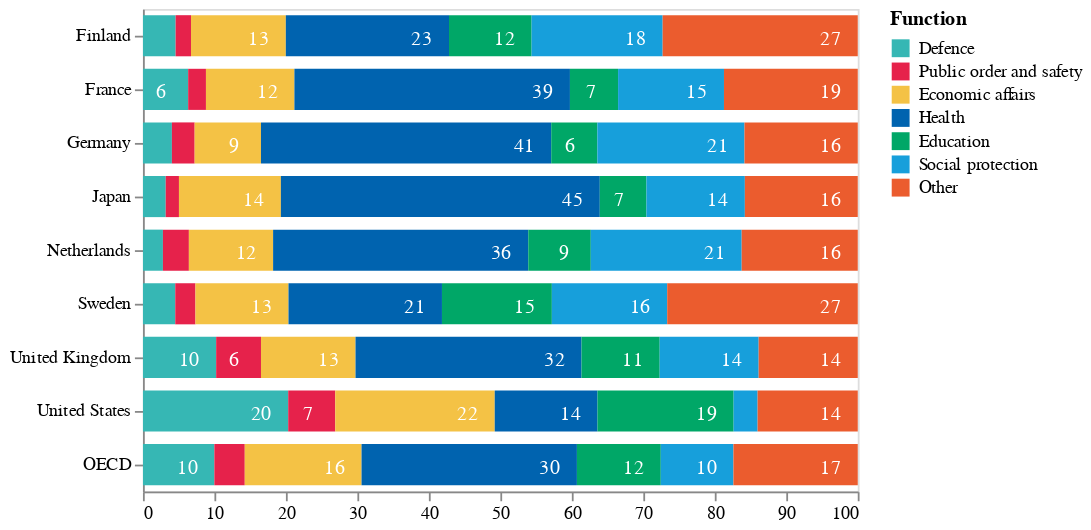

Notebook source saved alongside this figure:
### Markdown cell above
With explicit groupby

### Code cell
bars = (
    alt.Chart(df)
    .mark_bar(size=23)
    .encode(
        x=alt.X(
            "SAmmount:Q",
            stack="zero",
            axis=alt.Axis(grid=False, title=""),
            scale=alt.Scale(domain=[0, 100]),
        ),
        y=alt.Y("Country:N", sort=[], axis=alt.Axis(grid=False, title="")),
        color=alt.Color(
            "Function",
            scale=alt.Scale(domain=df["Function"].unique(), range=category_color),
        ),
        order="Country",
    )
)
text = (
    alt.Chart(df)
    .mark_text(dx=-15, dy=2, color="white")
    .encode(
        x=alt.X("SAmmount:Q", stack="zero"),
        y=alt.Y("Country:N", sort=[]),
        detail="Function:N",
        text=alt.Text("SAmmount:Q", format=".0f"),
        order="Country",
        color=alt.condition(
            datum.SAmmount < 6,
            alt.ColorValue(None),
            alt.ColorValue("white"),
        ),
    )
)

layer1 = (
    (bars + text)
    .properties(height=alt.Step(30))
    .transform_aggregate(SAmmount="sum(Ammount)", groupby=["Country", "Function"])
)
# layer1.save("visualisation/" + f + ".json")
layer1

### Figure 1 — Vega-Lite specification as saved in the notebook (floating-point values rounded to 4 significant figures)
{"config": {"view": {"continuousWidth": 400, "continuousHeight": 300}}, "layer": [{"mark": {"type": "bar", "size": 23}, "encoding": {"color": {"type": "nominal", "field": "Function", "scale": {"domain": ["Defence", "Public order and safety", "Economic affairs", "Health", "Education", "Social protection", "Other"], "range": ["#36B7B4", "#E6224B", "#F4C245", "#0063AF", "#00A767", "#179FDB", "#EB5C2E"]}}, "order": {"type": "nominal", "field": "Country"}, "x": {"type": "quantitative", "axis": {"grid": false, "title": ""}, "field": "SAmmount", "scale": {"domain": [0, 100]}, "stack": "zero"}, "y": {"type": "nominal", "axis": {"grid": false, "title": ""}, "field": "Country", "sort": []}}}, {"mark": {"type": "text", "color": "white", "dx": -15, "dy": 2}, "encoding": {"color": {"condition": {"value": null, "test": "(datum.SAmmount < 6)"}, "value": "white"}, "detail": {"type": "nominal", "field": "Function"}, "order": {"type": "nominal", "field": "Country"}, "text": {"type": "quantitative", "field": "SAmmount", "format": ".0f"}, "x": {"type": "quantitative", "field": "SAmmount", "stack": "zero"}, "y": {"type": "nominal", "field": "Country", "sort": []}}}], "data": {"name": "data-38cec76bd7d5e53a2f15965c9aa6bb78"}, "height": {"step": 30}, "transform": [{"aggregate": [{"op": "sum", "field": "Ammount", "as": "SAmmount"}], "groupby": ["Country", "Function"]}], "$schema": "https://vega.github.io/schema/vega-lite/v4.8.1.json", "datasets": {"data-38cec76bd7d5e53a2f15965c9aa6bb78": [{"Country": "Finland", "Function": "Defence", "Ammount": 4.568}, {"Country": "Finland", "Function": "Public order and safety", "Ammount": 2.151}, {"Country": "Finland", "Function": "Economic affairs", "Ammount": 13.27}, {"Country": "Finland", "Function": "Health", "Ammount": 22.83}, {"Country": "Finland", "Function": "Education", "Ammount": 11.56}, {"Country": "Finland", "Function": "Social protection", "Ammount": 18.33}, {"Country": "Finland", "Function": "Other", "Ammount": 27.3}, {"Country": "France", "Function": "Defence", "Ammount": 6.323}, {"Country": "France", "Function": "Public order and safety", "Ammount": 2.489}, {"Country": "France", "Function": "Economic affairs", "Ammount": 12.38}, {"Country": "France", "Function": "Health", "Ammount": 38.55}, {"Country": "France", "Function": "Education", "Ammount": 6.735}, {"Country": "France", "Function": "Social protection", "Ammount": 14.81}, {"Country": "France", "Function": "Other", "Ammount": 18.72}, {"Country": "Germany", "Function": "Defence", "Ammount": 4.048}, {"Country": "Germany", "Function": "Public order and safety", "Ammount": 3.182}, {"Country": "Germany", "Function": "Economic affairs", "Ammount": 9.28}, {"Country": "Germany", "Function": "Health", "Ammount": 40.61}, {"Country": "Germany", "Function": "Education", "Ammount": 6.454}, {"Country": "Germany", "Function": "Social protection", "Ammount": 20.58}, {"Country": "Germany", "Function": "Other", "Ammount": 15.85}, {"Country": "Japan", "Function": "Defence", "Ammount": 3.183}, {"Country": "Japan", "Function": "Public order and safety", "Ammount": 1.852}, {"Country": "Japan", "Function": "Economic affairs", "Ammount": 14.26}, {"Country": "Japan", "Function": "Health", "Ammount": 44.62}, {"Country": "Japan", "Function": "Education", "Ammount": 6.525}, {"Country": "Japan", "Function": "Social protection", "Ammount": 13.77}, {"Country": "Japan", "Function": "Other", "Ammount": 15.79}, {"Country": "Netherlands", "Function": "Defence", "Ammount": 2.793}, {"Country": "Netherlands", "Function": "Public order and safety", "Ammount": 3.632}, {"Country": "Netherlands", "Function": "Economic affairs", "Ammount": 11.78}, {"Country": "Netherlands", "Function": "Health", "Ammount": 35.7}, {"Country": "Netherlands", "Function": "Education", "Ammount": 8.746}, {"Country": "Netherlands", "Function": "Social protection", "Ammount": 21.11}, {"Country": "Netherlands", "Function": "Other", "Ammount": 16.24}, {"Country": "Sweden", "Function": "Defence", "Ammount": 4.519}, {"Country": "Sweden", "Function": "Public order and safety", "Ammount": 2.823}, {"Country": "Sweden", "Function": "Economic affairs", "Ammount": 13.02}, {"Country": "Sweden", "Function": "Health", "Ammount": 21.47}, {"Country": "Sweden", "Function": "Education", "Ammount": 15.37}, {"Country": "Sweden", "Function": "Social protection", "Ammount": 16.14}, {"Country": "Sweden", "Function": "Other", "Ammount": 26.66}, {"Country": "United Kingdom", "Function": "Defence", "Ammount": 10.24}, {"Country": "United Kingdom", "Function": "Public order and safety", "Ammount": 6.273}, {"Country": "United Kingdom", "Function": "Economic affairs", "Ammount": 13.23}, {"Country": "United Kingdom", "Function": "Health", "Ammount": 31.62}, {"Country": "United Kingdom", "Function": "Education", "Ammount": 10.94}, {"Country": "United Kingdom", "Function": "Social protection", "Ammount": 13.85}, {"Country": "United Kingdom", "Function": "Other", "Ammount": 13.86}, {"Country": "United States", "Function": "Defence", "Ammount": 20.32}, {"Country": "United States", "Function": "Public order and safety", "Ammount": 6.58}, {"Country": "United States", "Function": "Economic affairs", "Ammount": 22.31}, {"Country": "United States", "Function": "Health", "Ammount": 14.38}, {"Country": "United States", "Function": "Education", "Ammount": 19.04}, {"Country": "United States", "Function": "Social protection", "Ammount": 3.356}, {"Country": "United States", "Function": "Other", "Ammount": 14.01}, {"Country": "OECD", "Function": "Defence", "Ammount": 9.987}, {"Country": "OECD", "Function": "Public order and safety", "Ammount": 4.254}, {"Country": "OECD", "Function": "Economic affairs", "Ammount": 16.34}, {"Country": "OECD", "Function": "Health", "Ammount": 30.13}, {"Country": "OECD", "Function": "Education", "Ammount": 11.73}, {"Country": "OECD", "Function": "Social protection", "Ammount": 10.16}, {"Country": "OECD", "Function": "Other", "Ammount": 17.39}]}}
